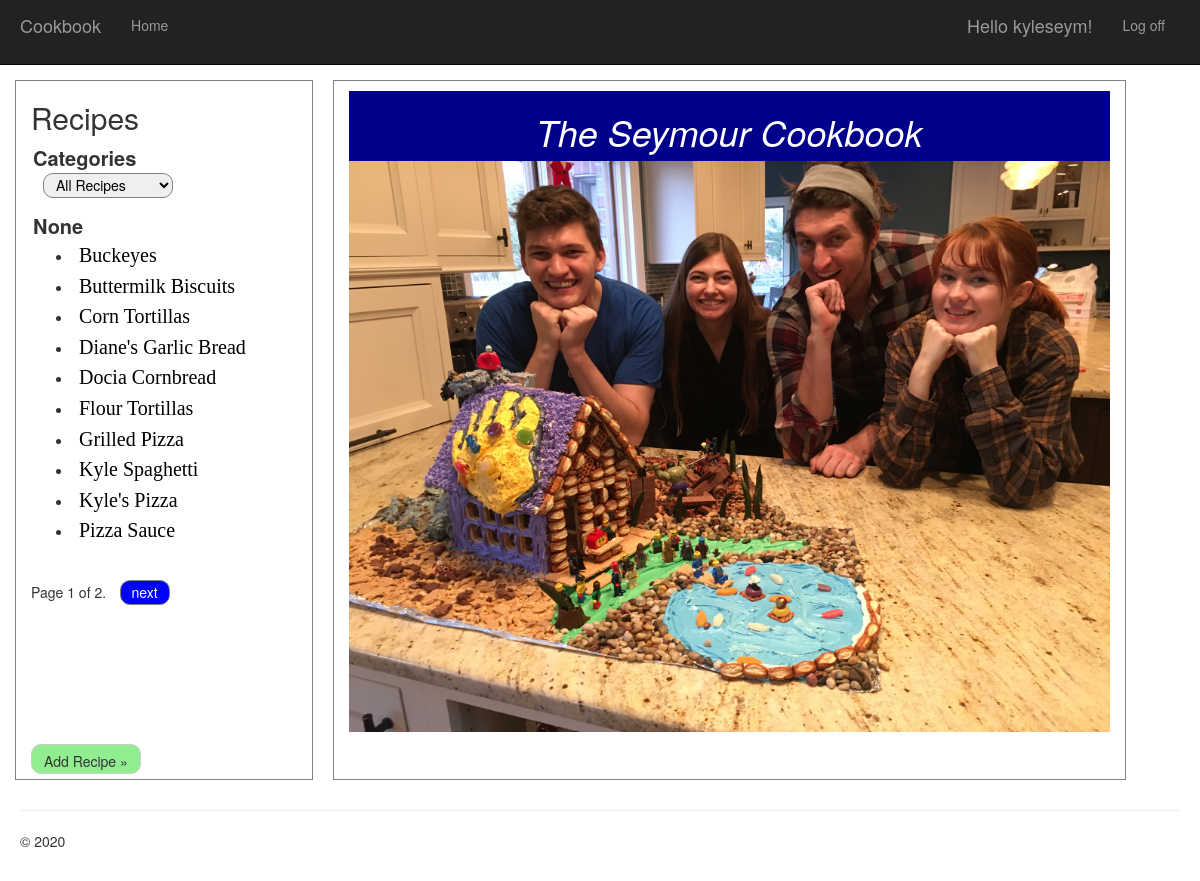
Screenshot of /cat (signed in) with the database file from the repository.
### recipe/models.py (models this page shows, shortened)
class User(AbstractUser):
    pass

class Category(models.Model):
    catname = models.CharField(max_length=64, unique=True)

class Recipe(models.Model):
    author = models.ForeignKey(User, on_delete=models.CASCADE, related_name="creator")
    timestamp = models.DateTimeField(auto_now_add=True)
    title = models.CharField(max_length=64)
    category = models.ForeignKey(Category, on_delete=models.CASCADE, null=True, blank=True, related_name="mixer")
    comment = models.CharField(max_length=255, null=True, blank=True, default=None)
    instructions = models.CharField(max_length=255, null=True, blank=True, default=None)

### recipe/views.py (the view)
# urls.py: path('cat', views.cat, name='cat'),
@csrf_exempt
def cat(request):
    category = request.POST.get("category")
    if category == None or category == "All Recipes":
        recipes = Recipe.objects.filter().order_by('title')
    elif category == "My Favorites":
        recipes = Recipe.objects.filter(likedit__liker=request.user, likedit__like=True).order_by('title')
    else:
        recipes = Recipe.objects.filter(category__catname=category).order_by('title')
    categories = Category.objects.filter().order_by('catname')
    units = Unit.objects.filter()
    ingredients = Ingredient.objects.filter()
    paginator = Paginator(recipes, 10) # Show 10 contacts per page.
    page_number = request.GET.get('page')
    page_obj = paginator.get_page(page_number)
    return render(
        request,
        'recipe/index.html',
        {
            'title':'Home Page',
            'year':datetime.now().year,
            'categories': categories,
            'units': units,
            'ingredients': ingredients,
            'page_obj': page_obj,
            'Category': category,
        }
    )

### recipe/templates/recipe/index.html (shortened to what this page needs)
{% extends "recipe/layout.html" %}
{% block content %}
<div class="row">
    <div class="col-md-3" style="border: 1px solid gray; height: auto; min-height: 700px; margin: 10px">
        <h2>Recipes</h2>
        <div class="categories">
            <div class="grouping" style="display: inline">Categories</div>&nbsp;&nbsp;
            <div style="display: inline">
                <form method="post" name="catselect" action="{% url 'cat' %}">
                    <select onchange="catlist()" name="category" class="box1">
                        <option style="font-style: italic; display: none">All Recipes</option>
                    </select>
                </form>
            </div>
        </div>
        <div class="categories">
            <div class="grouping" name="catgroup" id="catgroup">{{ Category }}</div>
            <ul id="recipe_list">
                {% for recipe in page_obj %}
                    <li>
                        <div>
                            <button data-recipe="{{ recipe.title }}" type="submit" class="link-button">{{ recipe.title }}</button>
                        </div>
                    </li>
                {% endfor %}
            </ul>
        </div>
        <div style="position: absolute; bottom: 5px"><button style="display: block" class="btn btn-default" id="add">Add Recipe &raquo;</button></div>
        <div class="pagination">
            <span class="step-links">
                <span style="display: inline-block" class="current">
                    Page {{ page_obj.number }} of {{ page_obj.paginator.num_pages }}.
                </span>
                {% if page_obj.has_next %}
                    <form style="display: inline-block" type="text" method="post" action="?page={{ page_obj.next_page_number }}">
                        <button type="submit" class="box3">next</button>
                    </form>
                {% endif %}
            </span>
        </div>
    </div>
    <div class="col-md-8" id="recipe_detail" style="border: 1px solid gray; height: auto; min-height: 700px; margin: 10px">
        <div id="default" style="display: block">
            <div class="title_box">
                <h1><i>The Seymour Cookbook</i></h1>
            </div>
            <img src="/static/images/media/ginger.jpg" style="width: 100%; float: left" alt="No Pix">
        </div>
    </div>
</div>
{% endblock %}

### recipe/templates/recipe/loginpartial.html (shortened to what this page needs)
{% if user.is_authenticated %}
<form id="logoutForm" action="/logout/" method="post" class="navbar-right">
    <ul class="nav navbar-nav navbar-right">
        <li><span class="navbar-brand">Hello {{ user.username }}!</span></li>
        <li><a href="javascript:document.getElementById('logoutForm').submit()">Log off</a></li>
    </ul>
</form>
{% else %}
<ul class="nav navbar-nav navbar-right">
    <li><a href="{% url 'login' %}">Log in</a></li>
</ul>
{% endif %}

### recipe/static/recipe/content/site.css (style rules this page uses)
body { padding-top: 50px; padding-bottom: 20px; }
input, select, textarea { max-width: 280px; }
.box1, .box2 { padding-left: 8px; margin-left: 10px; height: 25px; border: 1px solid gray; border-radius: 10px; width: 130px; }
.box3 { padding-left: 5px; margin-left: 10px; background-color: blue; color: white; display: inline-block; height: 25px; border: 1px solid gray; border-radius: 10px; width: 50px; }
.title_box { height: 70px; width: 100%; background-color: darkblue; text-align: center; color: white; padding-top: 1px; margin-top: 10px; }
.grouping { font-size: 20px; font-weight: 700; }
.categories { margin-left: 2px; margin-top: 10px; }
.link-button { background: none; border: none; cursor: pointer; font-size: 20px; font-family: serif; }

### rows the page displays
User: username "kyleseym"
Category: catname "None"
Recipe: title "Buckeyes"
Recipe: title "Buttermilk Biscuits"
Recipe: title "Corn Tortillas"
Recipe: title "Diane's Garlic Bread"
Recipe: title "Docia Cornbread"
Recipe: title "Flour Tortillas"
Recipe: title "Grilled Pizza"
Recipe: title "Kyle Spaghetti"
Recipe: title "Kyle's Pizza"
Recipe: title "Pizza Sauce"

### other values shown
{{ page_obj.number }} "1"
{{ page_obj.paginator.num_pages }} "2"
